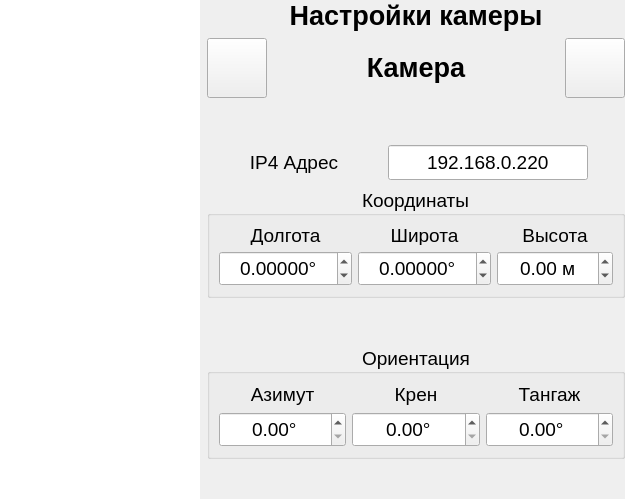
        <widget class="QWidget" name="page3Camera">
         <layout class="QGridLayout" name="gridLayout_11">
          <property name="leftMargin">
           <number>0</number>
          </property>
          <property name="topMargin">
           <number>0</number>
          </property>
          <property name="rightMargin">
           <number>0</number>
          </property>
          <property name="bottomMargin">
           <number>0</number>
          </property>
          <property name="spacing">
           <number>7</number>
          </property>
          <item row="3" column="0">
           <widget class="QListView" name="listView">
            <property name="maximumSize">
             <size>
              <width>200</width>
              <height>16777215</height>
             </size>
            </property>
            <property name="frameShape">
             <enum>QFrame::NoFrame</enum>
            </property>
            <property name="frameShadow">
             <enum>QFrame::Sunken</enum>
            </property>
            <property name="verticalScrollBarPolicy">
             <enum>Qt::ScrollBarAlwaysOff</enum>
            </property>
            <property name="horizontalScrollBarPolicy">
             <enum>Qt::ScrollBarAlwaysOff</enum>
            </property>
            <property name="editTriggers">
             <set>QAbstractItemView::NoEditTriggers</set>
            </property>
            <property name="dragEnabled">
             <bool>true</bool>
            </property>
            <property name="dragDropMode">
             <enum>QAbstractItemView::NoDragDrop</enum>
            </property>
            <property name="alternatingRowColors">
             <bool>false</bool>
            </property>
            <property name="selectionMode">
             <enum>QAbstractItemView::SingleSelection</enum>
            </property>
            <property name="selectionBehavior">
             <enum>QAbstractItemView::SelectRows</enum>
            </property>
            <property name="movement">
             <enum>QListView::Static</enum>
            </property>
            <property name="flow">
             <enum>QListView::TopToBottom</enum>
            </property>
            <property name="layoutMode">
             <enum>QListView::SinglePass</enum>
            </property>
            <property name="viewMode">
             <enum>QListView::ListMode</enum>
            </property>
            <property name="batchSize">
             <number>80</number>
            </property>
           </widget>
          </item>
          <item row="3" column="1">
           <layout class="QVBoxLayout" name="verticalLayout_4">
            <item>
             <widget class="QLabel" name="labelCamera_2">
              <property name="maximumSize">
               <size>
                <width>16777215</width>
                <height>50</height>
               </size>
              </property>
              <property name="font">
               <font>
                <pointsize>20</pointsize>
                <weight>75</weight>
                <bold>true</bold>
               </font>
              </property>
              <property name="text">
               <string>Настройки камеры</string>
              </property>
              <property name="alignment">
               <set>Qt::AlignCenter</set>
              </property>
             </widget>
            </item>
            <item>
             <layout class="QHBoxLayout" name="horizontalLayout_9">
              <item>
               <widget class="QPushButton" name="addCamera">
                <property name="minimumSize">
                 <size>
                  <width>60</width>
                  <height>60</height>
                 </size>
                </property>
                <property name="maximumSize">
                 <size>
                  <width>60</width>
                  <height>60</height>
                 </size>
                </property>
                <property name="toolTip">
                 <string>Создать камеру</string>
                </property>
                <property name="text">
                 <string/>
                </property>
                <property name="icon">
                 <iconset resource="../BarierResources.qrc">
                  <normaloff>:/Icons/video-camera-outline_icon-icons.com_73112.png</normaloff>:/Icons/video-camera-outline_icon-icons.com_73112.png</iconset>
                </property>
                <property name="iconSize">
                 <size>
                  <width>45</width>
                  <height>45</height>
                 </size>
                </property>
               </widget>
              </item>
              <item>
               <widget class="QLabel" name="labelCamera">
                <property name="font">
                 <font>
                  <pointsize>20</pointsize>
                  <weight>75</weight>
                  <bold>true</bold>
                 </font>
                </property>
                <property name="text">
                 <string>Камера</string>
                </property>
                <property name="alignment">
                 <set>Qt::AlignCenter</set>
                </property>
                <property name="textInteractionFlags">
                 <set>Qt::TextSelectableByMouse</set>
                </property>
               </widget>
              </item>
              <item>
               <widget class="QPushButton" name="removeCamera">
                <property name="minimumSize">
                 <size>
                  <width>60</width>
                  <height>60</height>
                 </size>
                </property>
                <property name="maximumSize">
                 <size>
                  <width>60</width>
                  <height>60</height>
                 </size>
                </property>
                <property name="toolTip">
                 <string>Удалить камеру</string>
                </property>
                <property name="text">
                 <string/>
                </property>
                <property name="icon">
                 <iconset resource="../BarierResources.qrc">
                  <normaloff>:/Icons/w_free-icon-font-trash-3917242.png</normaloff>:/Icons/w_free-icon-font-trash-3917242.png</iconset>
                </property>
                <property name="iconSize">
                 <size>
                  <width>45</width>
                  <height>45</height>
                 </size>
                </property>
               </widget>
              </item>
             </layout>
            </item>
            <item>
             <spacer name="verticalSpacer_16">
              <property name="orientation">
               <enum>Qt::Vertical</enum>
              </property>
              <property name="sizeType">
               <enum>QSizePolicy::Minimum</enum>
              </property>
              <property name="sizeHint" stdset="0">
               <size>
                <width>20</width>
                <height>40</height>
               </size>
              </property>
             </spacer>
            </item>
            <item>
             <layout class="QHBoxLayout" name="horizontalLayout_6">
              <item>
               <widget class="QLabel" name="label_25">
                <property name="minimumSize">
                 <size>
                  <width>100</width>
                  <height>0</height>
                 </size>
                </property>
                <property name="maximumSize">
                 <size>
                  <width>100</width>
                  <height>16777215</height>
                 </size>
                </property>
                <property name="font">
                 <font>
                  <pointsize>14</pointsize>
                 </font>
                </property>
                <property name="text">
                 <string>IP4 Адрес</string>
                </property>
                <property name="alignment">
                 <set>Qt::AlignCenter</set>
                </property>
               </widget>
              </item>
              <item>
               <widget class="QLineEdit" name="lineIp4_3">
                <property name="sizePolicy">
                 <sizepolicy hsizetype="Preferred" vsizetype="Fixed">
                  <horstretch>0</horstretch>
                  <verstretch>0</verstretch>
                 </sizepolicy>
                </property>
                <property name="minimumSize">
                 <size>
                  <width>200</width>
                  <height>35</height>
                 </size>
                </property>
                <property name="maximumSize">
                 <size>
                  <width>200</width>
                  <height>35</height>
                 </size>
                </property>
                <property name="font">
                 <font>
                  <pointsize>14</pointsize>
                 </font>
                </property>
                <property name="text">
                 <string>192.168.0.220</string>
                </property>
                <property name="alignment">
                 <set>Qt::AlignCenter</set>
                </property>
                <property name="placeholderText">
                 <string>192.168.0.192</string>
                </property>
               </widget>
              </item>
             </layout>
            </item>
            <item>
             <widget class="QGroupBox" name="groupBox">
              <property name="font">
               <font>
                <pointsize>14</pointsize>
               </font>
              </property>
              <property name="title">
               <string>Координаты</string>
              </property>
              <property name="alignment">
               <set>Qt::AlignCenter</set>
              </property>
              <layout class="QGridLayout" name="gridLayout_3">
               <item row="0" column="0">
                <widget class="QLabel" name="label_21">
                 <property name="maximumSize">
                  <size>
                   <width>16777215</width>
                   <height>20</height>
                  </size>
                 </property>
                 <property name="font">
                  <font>
                   <pointsize>14</pointsize>
                  </font>
                 </property>
                 <property name="text">
                  <string>Долгота</string>
                 </property>
                 <property name="alignment">
                  <set>Qt::AlignCenter</set>
                 </property>
                </widget>
               </item>
               <item row="0" column="1">
                <widget class="QLabel" name="label_28">
                 <property name="maximumSize">
                  <size>
                   <width>16777215</width>
                   <height>20</height>
                  </size>
                 </property>
                 <property name="font">
                  <font>
                   <pointsize>14</pointsize>
                  </font>
                 </property>
                 <property name="text">
                  <string>Широта</string>
                 </property>
                 <property name="alignment">
                  <set>Qt::AlignCenter</set>
                 </property>
                </widget>
               </item>
               <item row="1" column="1">
                <widget class="QDoubleSpinBox" name="lineLonCamera">
                 <property name="sizePolicy">
                  <sizepolicy hsizetype="Expanding" vsizetype="Fixed">
                   <horstretch>0</horstretch>
                   <verstretch>0</verstretch>
                  </sizepolicy>
                 </property>
                 <property name="minimumSize">
                  <size>
                   <width>0</width>
                   <height>35</height>
                  </size>
                 </property>
                 <property name="font">
                  <font>
                   <pointsize>14</pointsize>
                  </font>
                 </property>
                 <property name="layoutDirection">
                  <enum>Qt::LeftToRight</enum>
                 </property>
                 <property name="alignment">
                  <set>Qt::AlignCenter</set>
                 </property>
                 <property name="suffix">
                  <string>°</string>
                 </property>
                 <property name="decimals">
                  <number>5</number>
                 </property>
                 <property name="minimum">
                  <double>-360.000000000000000</double>
                 </property>
                 <property name="maximum">
                  <double>360.000000000000000</double>
                 </property>
                 <property name="singleStep">
                  <double>0.000010000000000</double>
                 </property>
                 <property name="stepType">
                  <enum>QAbstractSpinBox::DefaultStepType</enum>
                 </property>
                </widget>
               </item>
               <item row="1" column="0">
                <widget class="QDoubleSpinBox" name="lineLatCamera">
                 <property name="sizePolicy">
                  <sizepolicy hsizetype="Expanding" vsizetype="Fixed">
                   <horstretch>0</horstretch>
                   <verstretch>0</verstretch>
                  </sizepolicy>
                 </property>
                 <property name="minimumSize">
                  <size>
                   <width>0</width>
                   <height>35</height>
                  </size>
                 </property>
                 <property name="font">
                  <font>
                   <pointsize>14</pointsize>
                  </font>
                 </property>
                 <property name="layoutDirection">
                  <enum>Qt::LeftToRight</enum>
                 </property>
                 <property name="alignment">
                  <set>Qt::AlignCenter</set>
                 </property>
                 <property name="suffix">
                  <string>°</string>
                 </property>
                 <property name="decimals">
                  <number>5</number>
                 </property>
                 <property name="minimum">
                  <double>-180.000000000000000</double>
                 </property>
                 <property name="maximum">
                  <double>180.000000000000000</double>
                 </property>
                 <property name="singleStep">
                  <double>0.000010000000000</double>
                 </property>
                 <property name="stepType">
                  <enum>QAbstractSpinBox::DefaultStepType</enum>
                 </property>
                </widget>
               </item>
               <item row="1" column="2">
                <widget class="QDoubleSpinBox" name="lineLonCamera_2">
                 <property name="sizePolicy">
                  <sizepolicy hsizetype="Expanding" vsizetype="Fixed">
                   <horstretch>0</horstretch>
                   <verstretch>0</verstretch>
                  </sizepolicy>
                 </property>
                 <property name="minimumSize">
                  <size>
                   <width>0</width>
                   <height>35</height>
                  </size>
                 </property>
                 <property name="font">
                  <font>
                   <pointsize>14</pointsize>
                  </font>
                 </property>
                 <property name="layoutDirection">
                  <enum>Qt::LeftToRight</enum>
                 </property>
                 <property name="alignment">
                  <set>Qt::AlignCenter</set>
                 </property>
                 <property name="suffix">
                  <string> м</string>
                 </property>
                 <property name="decimals">
                  <number>2</number>
                 </property>
                 <property name="minimum">
                  <double>-400.000000000000000</double>
                 </property>
                 <property name="maximum">
                  <double>5000.000000000000000</double>
                 </property>
                 <property name="singleStep">
                  <double>0.010000000000000</double>
                 </property>
                 <property name="stepType">
                  <enum>QAbstractSpinBox::DefaultStepType</enum>
                 </property>
                </widget>
               </item>
               <item row="0" column="2">
                <widget class="QLabel" name="label_29">
                 <property name="maximumSize">
                  <size>
                   <width>16777215</width>
                   <height>20</height>
                  </size>
                 </property>
                 <property name="font">
                  <font>
                   <pointsize>14</pointsize>
                  </font>
                 </property>
                 <property name="text">
                  <string>Высота</string>
                 </property>
                 <property name="alignment">
                  <set>Qt::AlignCenter</set>
                 </property>
                </widget>
               </item>
              </layout>
             </widget>
            </item>
            <item>
             <spacer name="verticalSpacer_8">
              <property name="orientation">
               <enum>Qt::Vertical</enum>
              </property>
              <property name="sizeType">
               <enum>QSizePolicy::Minimum</enum>
              </property>
              <property name="sizeHint" stdset="0">
               <size>
                <width>20</width>
                <height>40</height>
               </size>
              </property>
             </spacer>
            </item>
            <item>
             <widget class="QGroupBox" name="groupBox_2">
              <property name="font">
               <font>
                <pointsize>14</pointsize>
               </font>
              </property>
              <property name="title">
               <string>Ориентация</string>
              </property>
              <property name="alignment">
               <set>Qt::AlignCenter</set>
              </property>
              <layout class="QGridLayout" name="gridLayout_8">
               <item row="0" column="0">
                <widget class="QLabel" name="label_31">
                 <property name="maximumSize">
                  <size>
                   <width>16777215</width>
                   <height>30</height>
                  </size>
                 </property>
                 <property name="font">
                  <font>
                   <pointsize>14</pointsize>
                  </font>
                 </property>
                 <property name="text">
                  <string>Азимут</string>
                 </property>
                 <property name="alignment">
                  <set>Qt::AlignCenter</set>
                 </property>
                </widget>
               </item>
               <item row="0" column="3">
                <widget class="QLabel" name="label_20">
                 <property name="maximumSize">
                  <size>
                   <width>16777215</width>
                   <height>30</height>
                  </size>
                 </property>
                 <property name="font">
                  <font>
                   <pointsize>14</pointsize>
                  </font>
                 </property>
                 <property name="text">
                  <string>Тангаж</string>
                 </property>
                 <property name="alignment">
                  <set>Qt::AlignCenter</set>
                 </property>
                </widget>
               </item>
               <item row="1" column="2">
                <widget class="QDoubleSpinBox" name="lineKrenCamera">
                 <property name="sizePolicy">
                  <sizepolicy hsizetype="Expanding" vsizetype="Fixed">
                   <horstretch>0</horstretch>
                   <verstretch>0</verstretch>
                  </sizepolicy>
                 </property>
                 <property name="minimumSize">
                  <size>
                   <width>0</width>
                   <height>35</height>
                  </size>
                 </property>
                 <property name="font">
                  <font>
                   <pointsize>14</pointsize>
                  </font>
                 </property>
                 <property name="layoutDirection">
                  <enum>Qt::LeftToRight</enum>
                 </property>
                 <property name="alignment">
                  <set>Qt::AlignCenter</set>
                 </property>
                 <property name="suffix">
                  <string>°</string>
                 </property>
                 <property name="decimals">
                  <number>2</number>
                 </property>
                 <property name="maximum">
                  <double>360.000000000000000</double>
                 </property>
                 <property name="singleStep">
                  <double>0.100000000000000</double>
                 </property>
                </widget>
               </item>
               <item row="0" column="2">
                <widget class="QLabel" name="label_27">
                 <property name="maximumSize">
                  <size>
                   <width>16777215</width>
                   <height>30</height>
                  </size>
                 </property>
                 <property name="font">
                  <font>
                   <pointsize>14</pointsize>
                  </font>
                 </property>
                 <property name="text">
                  <string>Крен</string>
                 </property>
                 <property name="alignment">
                  <set>Qt::AlignCenter</set>
                 </property>
                </widget>
               </item>
               <item row="1" column="0">
                <widget class="QDoubleSpinBox" name="lineAzimCamera">
                 <property name="sizePolicy">
                  <sizepolicy hsizetype="Expanding" vsizetype="Fixed">
                   <horstretch>0</horstretch>
                   <verstretch>0</verstretch>
                  </sizepolicy>
                 </property>
                 <property name="minimumSize">
                  <size>
                   <width>0</width>
                   <height>35</height>
                  </size>
                 </property>
                 <property name="font">
                  <font>
                   <pointsize>14</pointsize>
                  </font>
                 </property>
                 <property name="layoutDirection">
                  <enum>Qt::LeftToRight</enum>
                 </property>
                 <property name="alignment">
                  <set>Qt::AlignCenter</set>
                 </property>
                 <property name="suffix">
                  <string>°</string>
                 </property>
                 <property name="decimals">
                  <number>2</number>
                 </property>
                 <property name="maximum">
                  <double>360.000000000000000</double>
                 </property>
                 <property name="singleStep">
                  <double>0.100000000000000</double>
                 </property>
                </widget>
               </item>
               <item row="1" column="3">
                <widget class="QDoubleSpinBox" name="lineTangCamera">
                 <property name="sizePolicy">
                  <sizepolicy hsizetype="Expanding" vsizetype="Fixed">
                   <horstretch>0</horstretch>
                   <verstretch>0</verstretch>
                  </sizepolicy>
                 </property>
                 <property name="minimumSize">
                  <size>
                   <width>0</width>
                   <height>35</height>
                  </size>
                 </property>
                 <property name="font">
                  <font>
                   <pointsize>14</pointsize>
                  </font>
                 </property>
                 <property name="layoutDirection">
                  <enum>Qt::LeftToRight</enum>
                 </property>
                 <property name="alignment">
                  <set>Qt::AlignCenter</set>
                 </property>
                 <property name="suffix">
                  <string>°</string>
                 </property>
                 <property name="decimals">
                  <number>2</number>
                 </property>
                 <property name="maximum">
                  <double>360.000000000000000</double>
                 </property>
                 <property name="singleStep">
                  <double>0.100000000000000</double>
                 </property>
                </widget>
               </item>
              </layout>
             </widget>
            </item>
            <item>
             <spacer name="verticalSpacer_11">
              <property name="orientation">
               <enum>Qt::Vertical</enum>
              </property>
              <property name="sizeType">
               <enum>QSizePolicy::Expanding</enum>
              </property>
              <property name="sizeHint" stdset="0">
               <size>
                <width>20</width>
                <height>40</height>
               </size>
              </property>
             </spacer>
            </item>
           </layout>
          </item>
         </layout>
        </widget>
